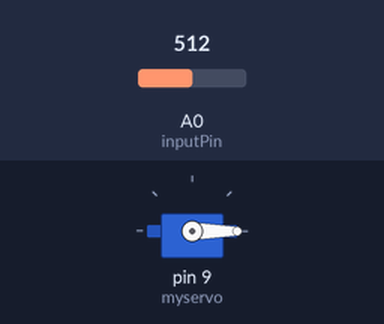
The sketch below on a simulated Arduino Uno, built with avr-gcc and run on an emulated ATmega328P. Shown: servo. The test bench sets the inputs (shaded band); at power-on: A0 (inputPin) = 512. What the sketch prints to the serial monitor is not drawn.

Above: at 0.1 s.
Timing chart, 0 to 1.6 s (numbered marks = the images above):
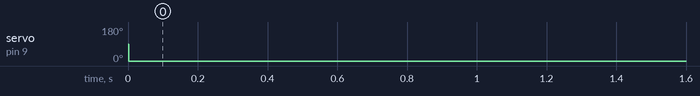

The sketch:

smooth_peack_detect.ino
```cpp
/******************************************************
 * This program reads an analog input, smoothens it and detects peacks over a
 * threshold. When a peack is detected a servo motor is placed at min or max
 * position depending on its previous state
 */


#include <Servo.h>

Servo myservo;  // create servo object to control a servo


//Smoothing variables
const int numReadings = 10;
int readings[numReadings];      // the readings from the analog input
int readIndex = 0;              // the index of the current reading
int total = 0;                  // the running total
int average = 0;                // the average

int inputPin  = 0;  // analog pin used to connect the potentiometer
int val;    // variable to read the value from the analog pin
int open_servo=1,closed_servo=0, peack=0,reading=0, over_threshold;
int thres_max, thres_min;  //threshold limits
const int closed_val= 170;
const int open_val=20 ;

void setup() {
  myservo.attach(9);  // attaches the servo on pin 9 to the servo object
  Serial.begin(9600);

  for (int thisReading = 0; thisReading < numReadings; thisReading++) {
    readings[thisReading] = 0; //initialize array
  }
  thres_max=800;  //upper threshold
  thres_min=600;  //bottom  threshold

}

void loop() {

//Smoothing
//***********************************************************

  // subtract the last reading:
  total = total - readings[readIndex];
  // read from the sensor:
  readings[readIndex] = analogRead(inputPin);
  // add the reading to the total:
  total = total + readings[readIndex];
  // advance to the next position in the array:
  readIndex = readIndex + 1;

  // if we're at the end of the array...
  if (readIndex >= numReadings) {
    // ...wrap around to the beginning:
    readIndex = 0;
  }
  // calculate the average:

  average = total / numReadings;
  delay(1);        // delay in between reads for stability
//****************************************************************


//if signal exceeds the top threshold it waits for it to pass the bottom threshold to declare a peack
  if (average>thres_max) {
    over_threshold=1;
  }

  if (over_threshold ==1 && average < thres_min){
    peack=1;
    over_threshold=0;
   // delay(1500);
  }

// when a peack occurs, close the servo if open and viceversa
  if (peack==1) {
    if (open_servo==1) {
      val=closed_val;
      closed_servo = 1;
      open_servo = 0;
      peack = 0;
     }
    else{
      val=open_val;
      open_servo=1;
      closed_servo=0;
      peack=0;
    }
  }
  Serial.println(average);
  myservo.write(val);                  // sets the servo position according to the  value
  delay(15);                           // waits for the servo to get there
}
```

Measured:
- by itself, servo on pin 9 (myservo): 90° → 0° at 0.00 s
